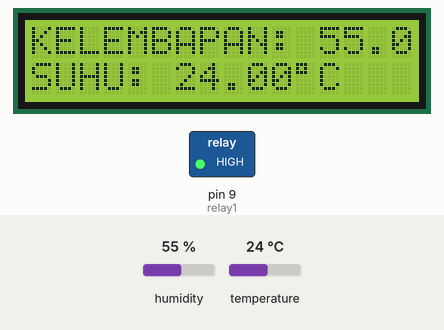
Simulated run of this sketch. Board: Arduino Uno, built with avr-gcc and run on an emulated ATmega328P. Parts: 16×2 character LCD, switched loads named in the sketch (green lamp = pin HIGH). The inputs (shaded band) are chosen by the test bench; at power-on: humidity 55 %, temperature 24 °C. What the sketch prints to the serial monitor is not drawn.

Above: at 1.3 s.
1.4 s: humidity set to 22 %
At 3.1 s:
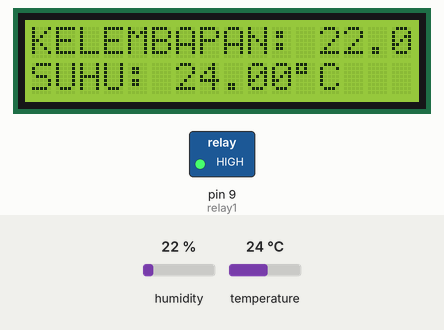
3.7 s: temperature set to 12 °C
At 5.2 s:
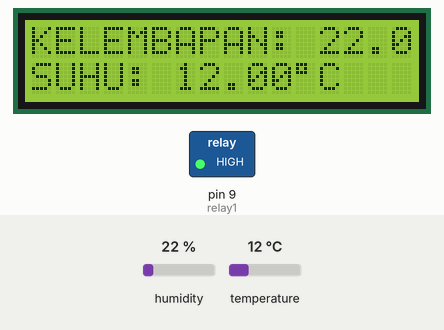
5.9 s: humidity set to 40 %
At 7.2 s:
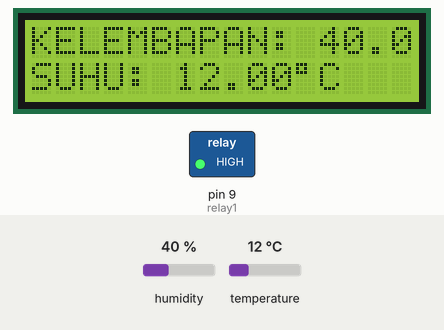
8.0 s: temperature set to 19 °C
At 9.2 s:
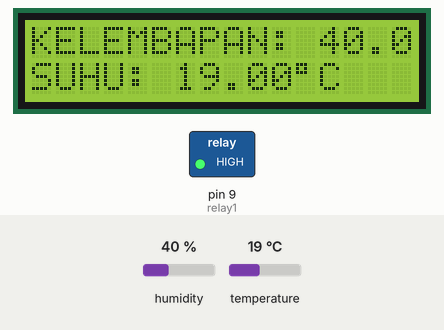
Timing chart, 0 to 11.0 s (numbered marks = the images above; inputs shaded):
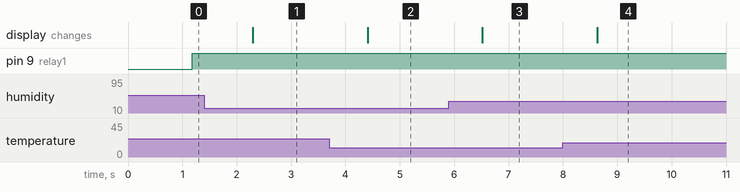

The sketch:

DHT11_DAN_LCD.ino
```cpp
#include <dht11.h>
#include <LiquidCrystal_I2C.h>
LiquidCrystal_I2C lcd(0x27,16,2);
dht11 DHT11;
#define DHT11PIN A0

const int relay1 = 9;

void setup() {
  // put your setup code here, to run once:
lcd.init();
lcd.init();
lcd.backlight();
Serial.begin(9600);
pinMode(relay1, OUTPUT);

}

void loop() {
  // put your main code here, to run repeatedly:
  int chk=DHT11.read(DHT11PIN);

Serial.print((float)DHT11.humidity,2);
Serial.print("%");
Serial.print(" ");
Serial.print((float)DHT11.temperature,2);
Serial.println("*C");

lcd.setCursor(0, 0);
lcd.print("KELEMBAPAN: ");
lcd.print((float)DHT11.humidity,2);
lcd.print("%");

lcd.setCursor(0, 1);
lcd.print("SUHU: ");
lcd.print((float)DHT11.temperature,2);
lcd.print((char)223);
lcd.print("C ");
delay(1000);
if(DHT11.temperature,2 <= 28)
{ digitalWrite(relay1, HIGH);
}
else { (DHT11.temperature,2 >= 29);

  digitalWrite(relay1, LOW);
}
}
```

Measured:
- after the input at 1.4 s, the display: changes after 0.89 s (image 1)
- after the input at 3.7 s, the display: changes after 0.71 s (image 2)
- after the input at 5.9 s, the display: changes after 0.62 s (image 3)
- after the input at 8.0 s, the display: changes after 0.63 s (image 4)
